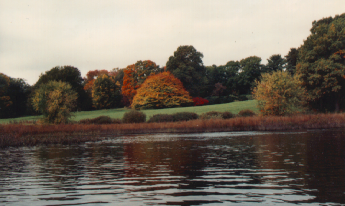
%> input picture Project/Images/autumn.tif, 345 x 206 px
$ octave ButterworthHP.m   (GNU Octave 9; MATLAB toolbox functions it lacks are replaced by stand-ins)
%> lines starting %> are read from the running program, lines starting %| are printed output that depends on the picture
### Programs/Filters/Frequency Domain Filters/butterhp.m
function [ out ] = butterhp(im, d, n)
h = size(im,2);  % width
w = size(im,1);  % height
[u,v] = meshgrid(-floor(w/2):floor((w-1)/2), -floor(h/2):floor((h-1)/2));
out = 1./(1.+(d./sqrt(u.^2+v.^2)).^2*n);
end

### Programs/Filters/Frequency Domain Filters/ButterworthHP.m
% Clear Command Window, Workspace, close all Figures
clc;
clear;
close all;

% Input image
[filename, filepath] = uigetfile({'*.*'}, 'Select an image');
%> the answer given: ../../../Project/Images/autumn.tif
a = imread(fullfile(filepath, filename));
%> a is the input picture: size 206x345x3 uint8; mean R, G, B 119.7, 110.2, 98.9

% Show input image
figure, imshow(a); title('Original Image');

% Handle RGB images
if ndims(a) == 3
    a = rgb2gray(a);
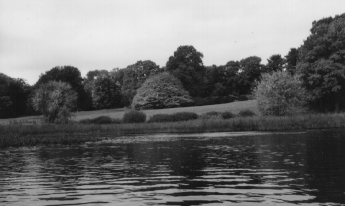
%> a: size 206x345 uint8; min 19, max 239, mean 111.7
end

a = imresize(a, [700,700]); % resize the image to whatever size you like
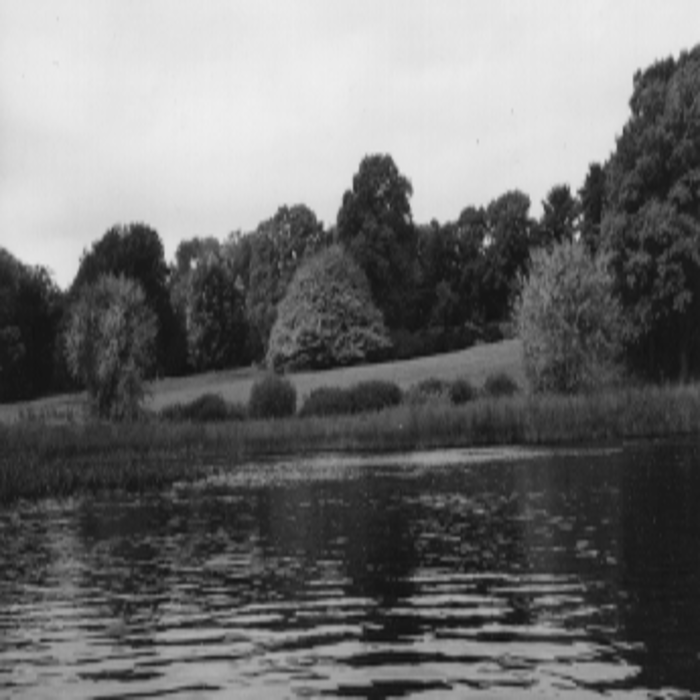
%> a: size 700x700 uint8; min 18, max 239, mean 111.7

% Apply Fourier Transform to the original image
im_f = fft2(a);

% Display image in the Fourier transform
figure, imshow(log(abs(im_f)), []);
%> after `imshow(log(abs(im_f)), [])`:
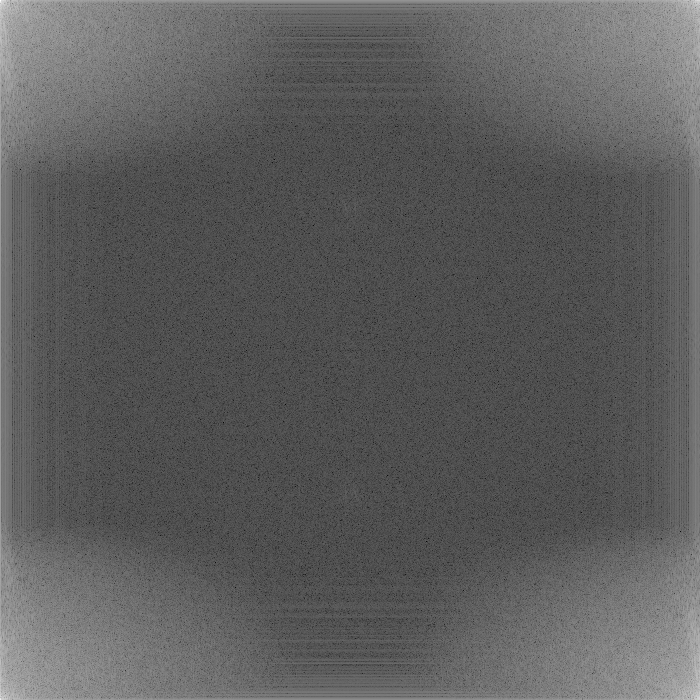
%> displayed picture: size 700x700, on the screen's scale of 0 to 255; min 0, max 255, mean 93.2
title('Fourier Transform');

% Shift image to the center
f_shift = fftshift(im_f);

% Display shifted image
figure, imshow(log(abs(f_shift)), []);
%> after `imshow(log(abs(f_shift)), [])`:
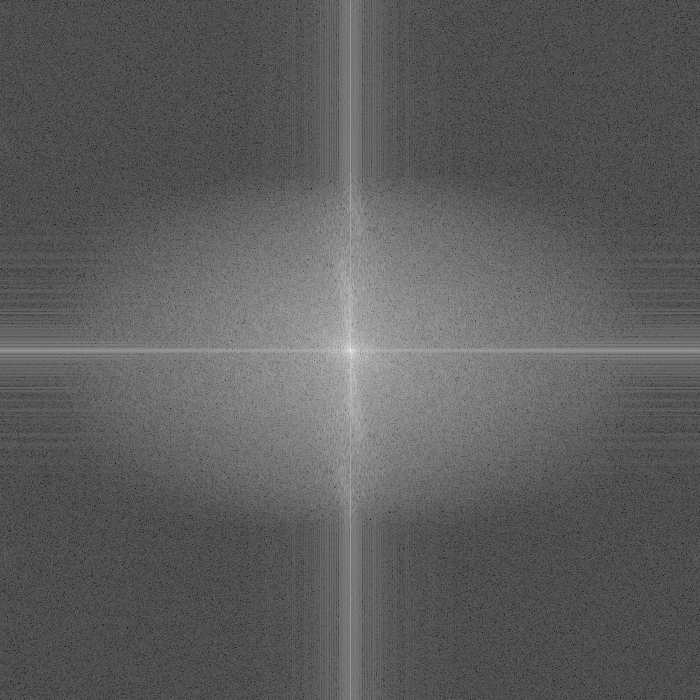
%> displayed picture: size 700x700, on the screen's scale of 0 to 255; min 0, max 255, mean 93.2; mean of the top-left, top-right, bottom-left and bottom-right quarters 93, 93.2, 93.2, 93.5
title('Shifted Image');

% Create Butterworth HP filter
bwhp = butterhp(a, 15, 1);
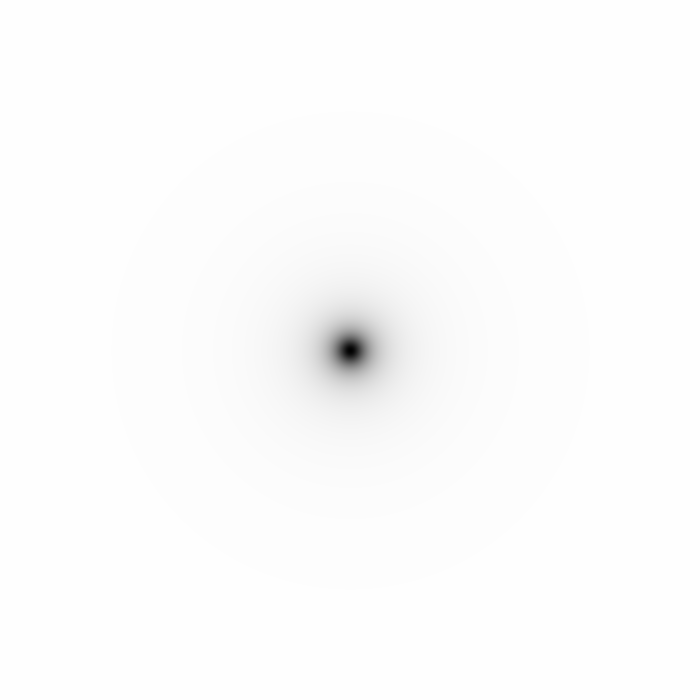
%> bwhp: size 700x700 double; min 0, max 0.999, mean 0.991

% Display BWHF
figure, imshow(bwhp);
title('Buttworth HP Filter');

% Display 3D BWHF using meshc
figure, meshc(bwhp);
title('3D Buttworth HP Filter');

% Convolve shifted image with BWHF
convolveF = f_shift .* bwhp;

% Shift back the image
original_image = ifftshift(convolveF);

% Convert image to the spatial domain
RImage = abs(ifft2(original_image));
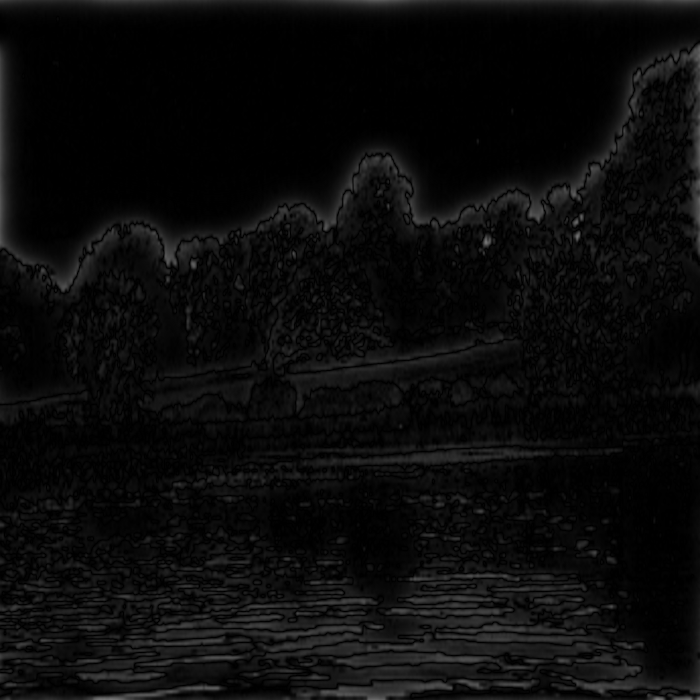
%> RImage: size 700x700 double; min 8.19e-06, max 122.1, mean 11.4

% Display Image in the spatial domain
figure, imshow(RImage, []);
title('Result Image');

$ run again, on Project/Images/canoe.tif
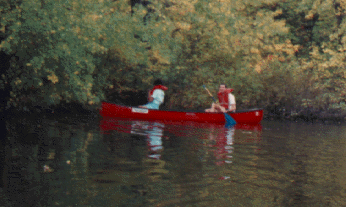
%> input picture Project/Images/canoe.tif, 346 x 207 px
%> `imshow(log(abs(f_shift)), [])`:
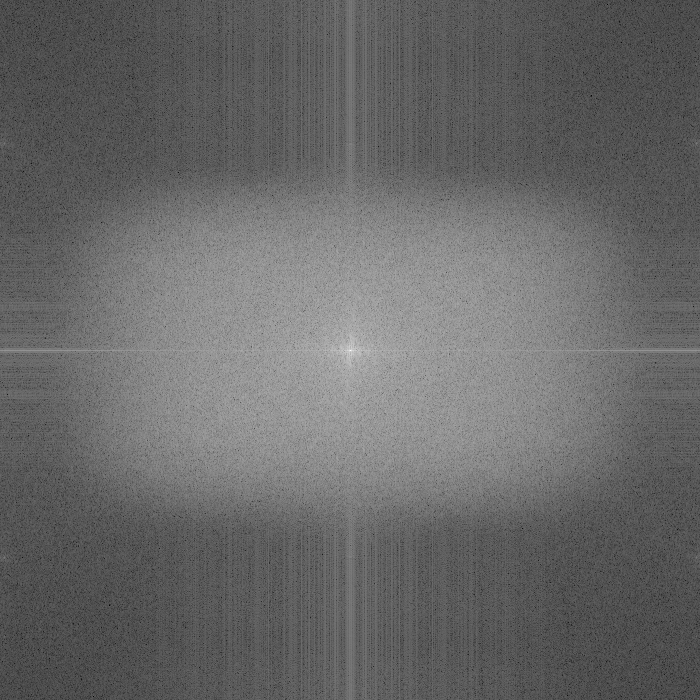
%> displayed picture: size 700x700, on the screen's scale of 0 to 255; min 0, max 255, mean 104.1; mean of the top-left, top-right, bottom-left and bottom-right quarters 103.9, 104, 104.1, 104.2
%> `RImage = abs(ifft2(original_image));`:
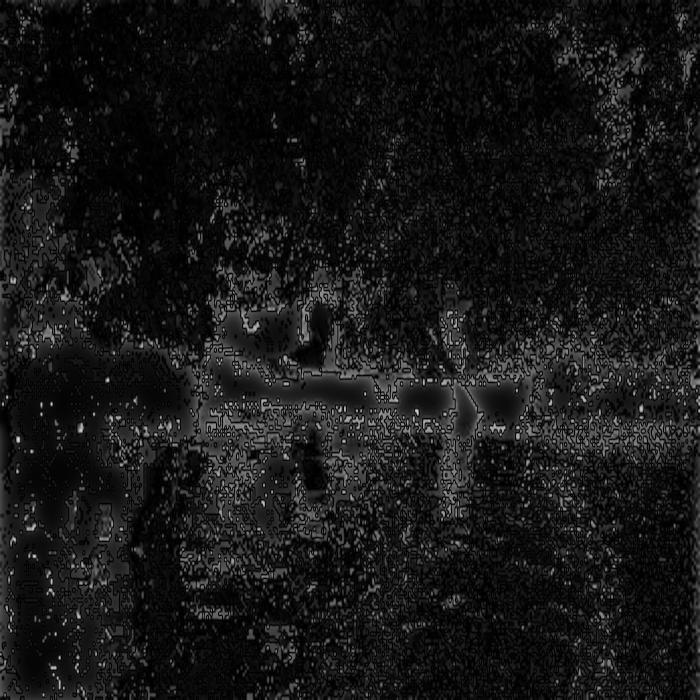
%> RImage: size 700x700 double; min 0.00025, max 209.7, mean 23.8
